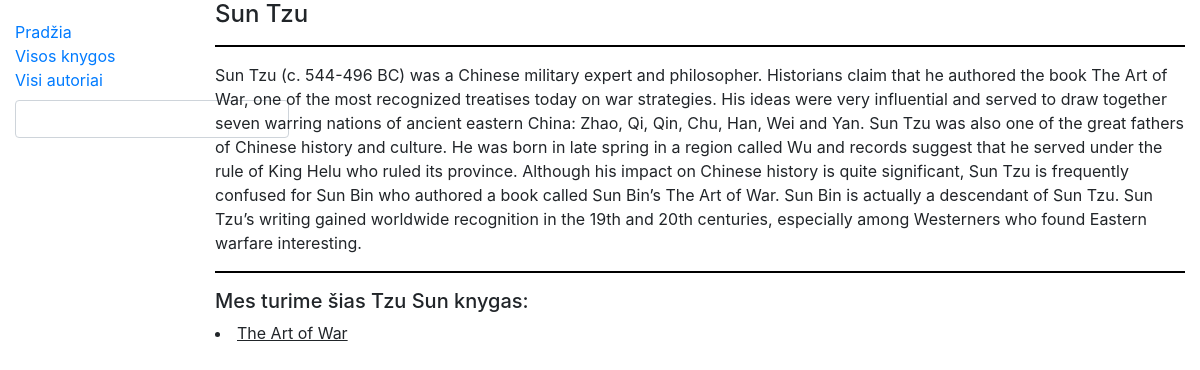
/library/authors/6, run on the app's committed database.
### library/models.py (models this page shows, shortened)
class Author(models.Model):
    first_name = models.CharField('Vardas', max_length=100)
    last_name = models.CharField('Pavardė', max_length=100)
    description = models.TextField('Aprašymas', max_length=2000, default='bio')
    def display_books(self):
        return ', '.join([book.title for book in self.books.all()])
    display_books.short_description = 'Knygos'
    class Meta:
        ordering = ['last_name', 'first_name']
    def __str__(self):
        return f'{self.last_name}  {self.first_name}'

class Book(models.Model):
    title = models.CharField('Pavadinimas', max_length=200)
    author = models.ForeignKey('Author', on_delete=models.SET_NULL, null=True, related_name='books')
    summary = models.TextField('Aprašymas', max_length=1000, help_text='Trumpas knygos aprašymas')
    isbn = models.CharField('ISBN', max_length=13)
    genre = models.ManyToManyField(Genre, help_text='Išrinkite žanrą/us šiai knygai')
    cover = models.ImageField('Viršelis', upload_to='covers', null=True)
    def display_genre(self):
        return ', '.join([genre.name for genre in self.genre.all()])
    display_genre.short_description = 'Genre'

### library/views.py (the view)
# urls.py: path('authors/<int:author_id>', views.author, name='author-detail'),
def author(request, author_id):
    single_author = get_object_or_404(Author, pk=author_id)
    return render(request, 'author.html', {'author': single_author})

### library/templates/author.html
{% extends 'base.html' %}
{% block content %}
<div>
    <h4>{{ author.first_name }} {{ author.last_name }} </h4>
    <hr/>
    <p>{{ author.description }}</p>
    <hr/>
    <h5>Mes turime šias {{ author }} knygas:</h5>
    <u>
        {% for book in author.books.all %}
        <li> {{ book.title }} </li>
        {% endfor %}
    </u>
</div>
{% endblock %}

### library/static/css/styles.css (style rules this page uses)
hr { width: 100%; background-color: black; height: 1px; border-color : transparent; }

### data on the page
Author: first_name "Sun", last_name "Tzu", description "Sun Tzu (c. 544-496 BC) was a Chinese military expert and philosopher. Historians claim that he authored the book The Art of War, one of the most recognized treatises today on war strategies. His ideas were very influential and served to draw together seven warring nations of ancient eastern China: Zhao, Qi, Qin, Chu, Han, Wei and Yan. Sun Tzu was also one of the great fathers of Chinese history and culture. He was born in late spring in a region called Wu and records suggest that he served under the rule of King Helu who ruled its province. Although his impact on Chinese history is quite significant, Sun Tzu is frequently confused for Sun Bin who authored a book called Sun Bin’s The Art of…", last_name+first_name "Tzu Sun"
Book: title "The Art of War"
